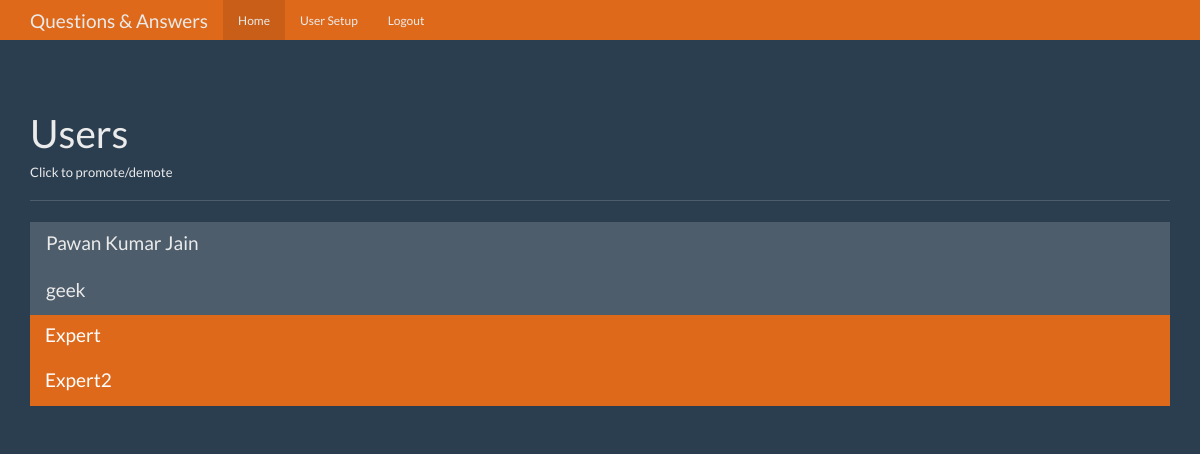
Before: /users (signed in) with the older database file.
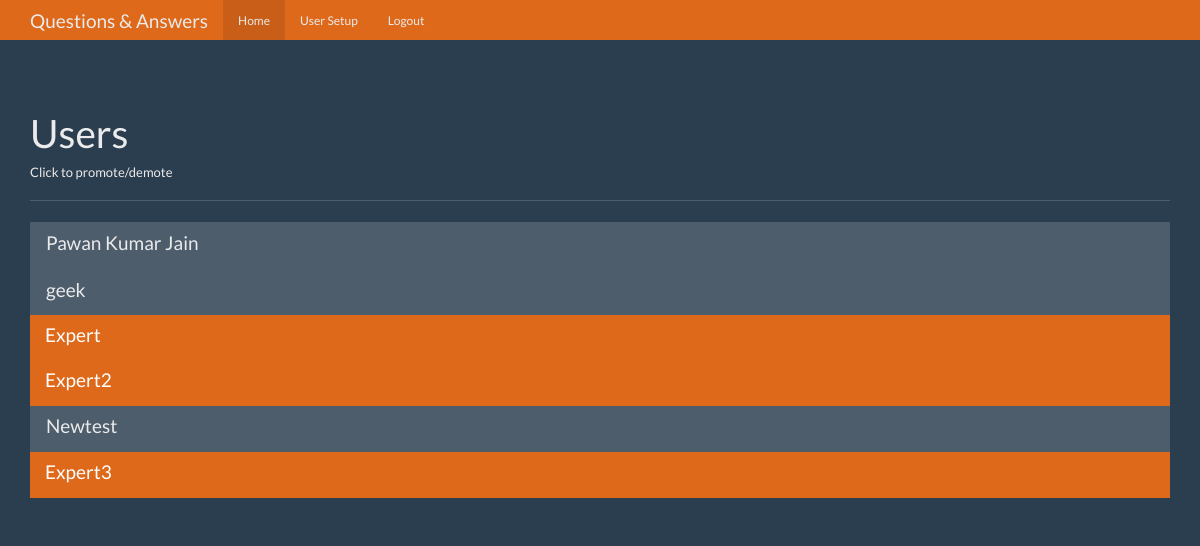
After: the same page with the newer database file.
### tables this page shows
CREATE TABLE users (
    id integer primary key autoincrement,
    name text not null,
    password text not null,
    expert boolean not null,
    admin boolean not null
);

### app.py (the view)
@app.route('/users')
def users():
    user = get_current_user()
    if not user:
        return redirect(url_for('login'))
    if user['admin'] == 0:
        return redirect(url_for('index'))
    db = get_db()
    user_cur = db.execute('select id, name, expert, admin from users')
    user_results = user_cur.fetchall()
    return render_template('users.html', user=user, users=user_results)

### app.py (called while the page is built)
def get_current_user():
    user_result = None
    if 'user' in session:
        user = session['user']
        db = get_db()
        user_cur = db.execute('select id, name, password, admin, expert from users where name = ?', [user])
        user_result = user_cur.fetchone()
    return user_result

### database.py (called while the page is built)
def connect_db():
    sql = sqlite3.connect('C:/Users/HP/PycharmProjects/qa-app/questions.db')  # You can put whole route there
    sql.row_factory = sqlite3.Row  # Returning an object that can also access columns by name
    return sql

def get_db():
    if not hasattr(g, 'sqlite.db'):
        g.sqlite_db = connect_db()
    return g.sqlite_db

### templates/users.html (shortened to what this page needs)
{% from "navbar.html" import navbar %}
<!DOCTYPE html>
<html lang="en">
  <head>
    <link href="{{ url_for('static', filename='css/bootstrap.min.css') }}" rel="stylesheet">
    <link href="{{ url_for('static', filename='css/theme.css') }}" rel="stylesheet">
  </head>
  <body>
    {{ navbar(user) }}
    <div class="container theme-showcase" role="main">
      <div class="page-header">
        <h1>Users</h1>
        <h6>Click to promote/demote</h6>
      </div>
      <div class="row">
        <div class="col-lg-12">
          <div class="list-group">
              {% for user in users %}
                  {% if user['admin']==0 and user['expert']==0 %}
            <a href="{{ url_for('promote', user_id=user['id']) }}" class="list-group-item">
              <h4 class="list-group-item-heading">{{ user['name'] }}</h4>
            </a>
                  {% endif %}
                  {% if user['admin']==0 and user['expert']==1 %}
            <a href="{{ url_for('demote', user_id=user['id']) }}" class="list-group-item active">
              <h4 class="list-group-item-heading">{{ user['name'] }}</h4>
            </a>
                  {% endif %}
                {% endfor %}
          </div>
        </div>
      </div>
    </div>
  </body>
</html>

### templates/navbar.html (shortened to what this page needs)
{% macro navbar(user) %}
    <nav class="navbar navbar-inverse navbar-fixed-top">
      <div class="container">
        <div class="navbar-header">
          <a class="navbar-brand" href="{{ url_for('index') }}">Questions & Answers</a>
        </div>
        <div id="navbar" class="navbar-collapse collapse">
          <ul class="nav navbar-nav">
            <li class="active"><a href="{{ url_for('index') }}">Home</a></li>
                {% if user and user['admin']==1 %}
            <li><a href="{{ url_for('users') }}">User Setup</a></li>
                {% endif %}
                {% if user %}
            <li><a href="{{ url_for('logout') }}">Logout</a></li>
                {% endif %}
          </ul>
        </div>
      </div>
    </nav>
{% endmacro %}

### static/css/theme.css (style rules this page uses)
body { padding-top: 70px; padding-bottom: 30px; }

Changed rows visible on the page:
added users: name "Newtest"
added users: name "Expert3"
